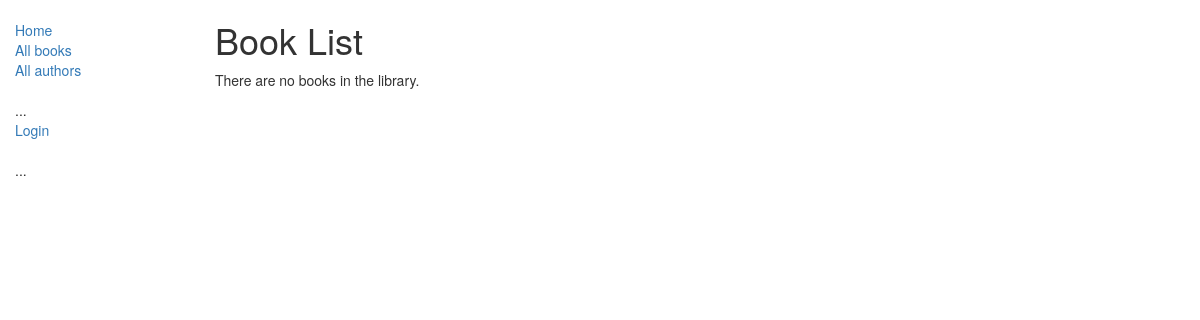
Page /catalog/books/ on the earlier database version.
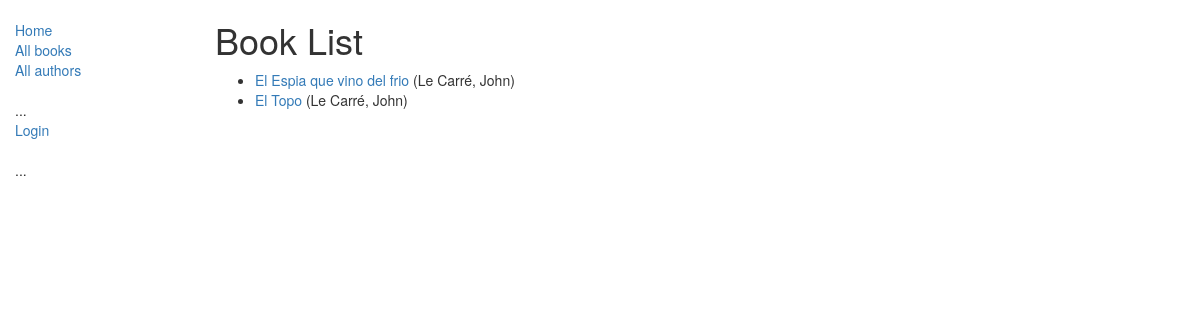
Same page on the later database version.
### catalog/models.py (models this page shows, shortened)
class Book(models.Model):
    title = models.CharField(max_length=200)
    author = models.ForeignKey('Author', on_delete=models.SET_NULL, null=True)
    summary = models.TextField(max_length=1000, help_text='Enter a brief description of the book')
    isbn = models.CharField('ISBN',max_length=13, help_text='13 Character <a href="https://www.isbn-international.org/content/what-isbn">ISBN number</a>')
    genre = models.ManyToManyField(Genre, help_text='Select a genre for this book')
    language = models.ForeignKey('Language', on_delete=models.SET_NULL, null=True)
    def get_absolute_url(self):
        return reverse('book-detail', args=[str(self.id)])
    def display_genre(self):
        """
        Creates a string for the Genre. This is required to display genre in Admin.
        """
        return ', '.join([ genre.name for genre in self.genre.all()[:3] ])
    display_genre.short_description = 'Genre'

class Author(models.Model):
    first_name = models.CharField(max_length=100)
    last_name = models.CharField(max_length=100)
    date_of_birth = models.DateField(null=True, blank=True)
    date_of_death = models.DateField('Died', null=True, blank=True)
    class Meta:
        ordering = ["last_name","first_name"]
    def __str__(self):
        return '{0}, {1}'.format(self.last_name,self.first_name)

### catalog/views.py (the view)
class BookListView(generic.ListView):
    model = Book
    paginate_by = 10

### catalog/templates/catalog/book_list.html
{% extends "base_generic.html" %}
{% block content %}
    <h1>Book List</h1>
    {% if book_list %}
    <ul>
      {% for book in book_list %}
      <li>
        <a href="{{ book.get_absolute_url }}">{{ book.title }}</a> ({{book.author}})
      </li>
      {% endfor %}
    </ul>
    {% else %}
      <p>There are no books in the library.</p>
    {% endif %}
{% endblock %}

Differences in the rows shown:
added Book: title "El Espia que vino del frio", author "Le Carré, John"
added Book: title "El Topo", author "Le Carré, John"
Other differences:
text no longer shown: "There are no books in the library."
